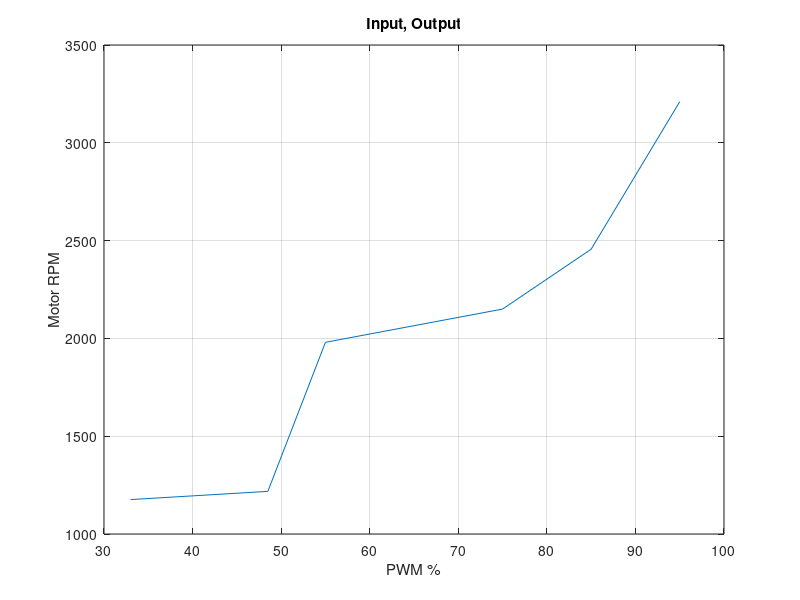
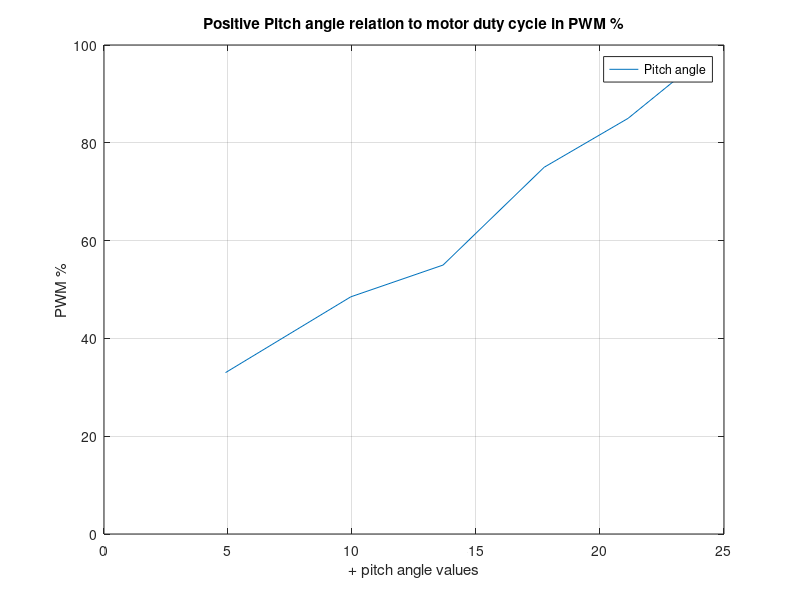
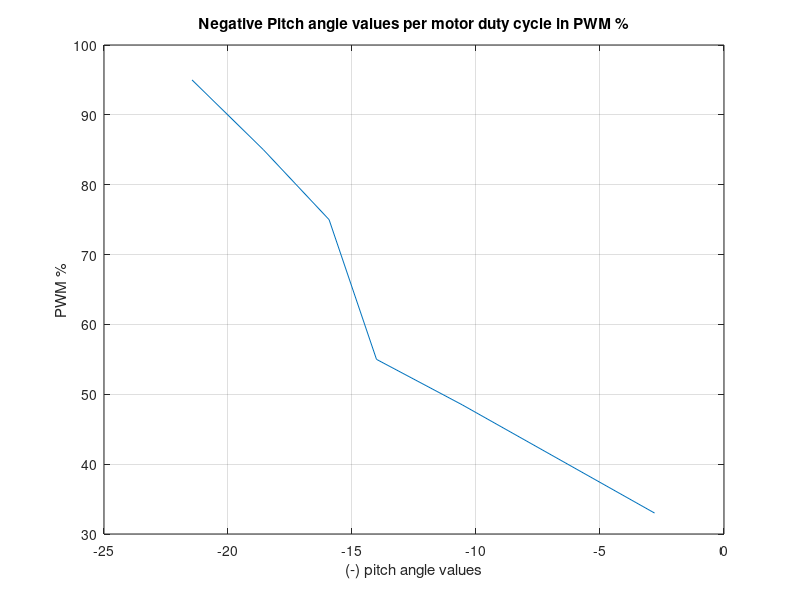

These charts were generated, in order, by the following MATLAB code:
%% transfer function 

%% plot motor pwm signal to the pitch angle output 
vector_pwm=[33 48.5 55 75 85 95 ] %pwm values 
vectorPositiveAngle=[ 4.9 9.95 13.672 17.749 21.132 23.56 ]; % corresponding Angle values 
vectorNegativeAngle=[-2.8 -10.56 -14.012 -15.924 -18.57 -21.45 ];
vector_rpm=[1176 1218 1980 2150 2456 3210]

input=vector_pwm ; 
output= vector_rpm ;

%% converting to frequency domain 
FFT1=fft(vector_pwm);
FFT2=fft(vector_rpm);


%%motor speed input output plot 
figure 
plot(vector_pwm, vector_rpm)
title('Input, Output');
xlabel('PWM %')
ylabel('Motor RPM')

%xlim([0 25])
%ylim([0  1000])
grid on
hold on 



figure
plot(vectorPositiveAngle, vector_pwm);
title('Positive Pitch angle relation to motor duty cycle in PWM %');
xlabel('+ pitch angle values')
ylabel('PWM %')
legend ('Pitch angle')
xlim([0 25])
ylim([0  100])
grid on
hold on 

figure 
plot(vectorNegativeAngle, vector_pwm);
title('Negative Pitch angle values per motor duty cycle in PWM %');
xlabel('(-) pitch angle values')
ylabel('PWM %')
grid on
hold on 


%% We can define a PID controller in MATLAB using a transfer function model directly, for example:
% Kp = 1;
% Ki = 1;
% Kd = 1;
% 
% s = tf('s');
% C = Kp + Ki/s + Kd*s
% 
% 
% %% Alternatively, we may use MATLAB's pid object to generate an equivalent continuous-time controller as follows:
% C = pid(Kp,Ki,Kd)